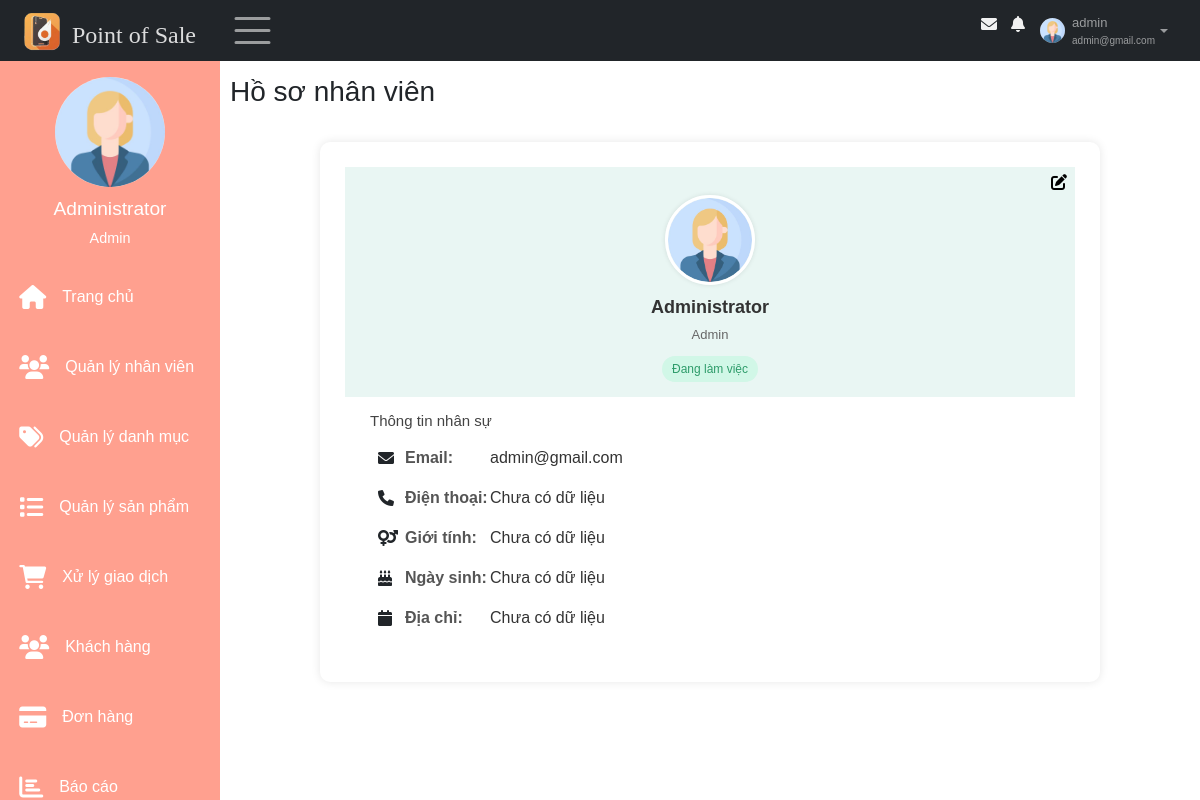
Before: /views/index.php?nav=hoso (signed in) with the older database file.
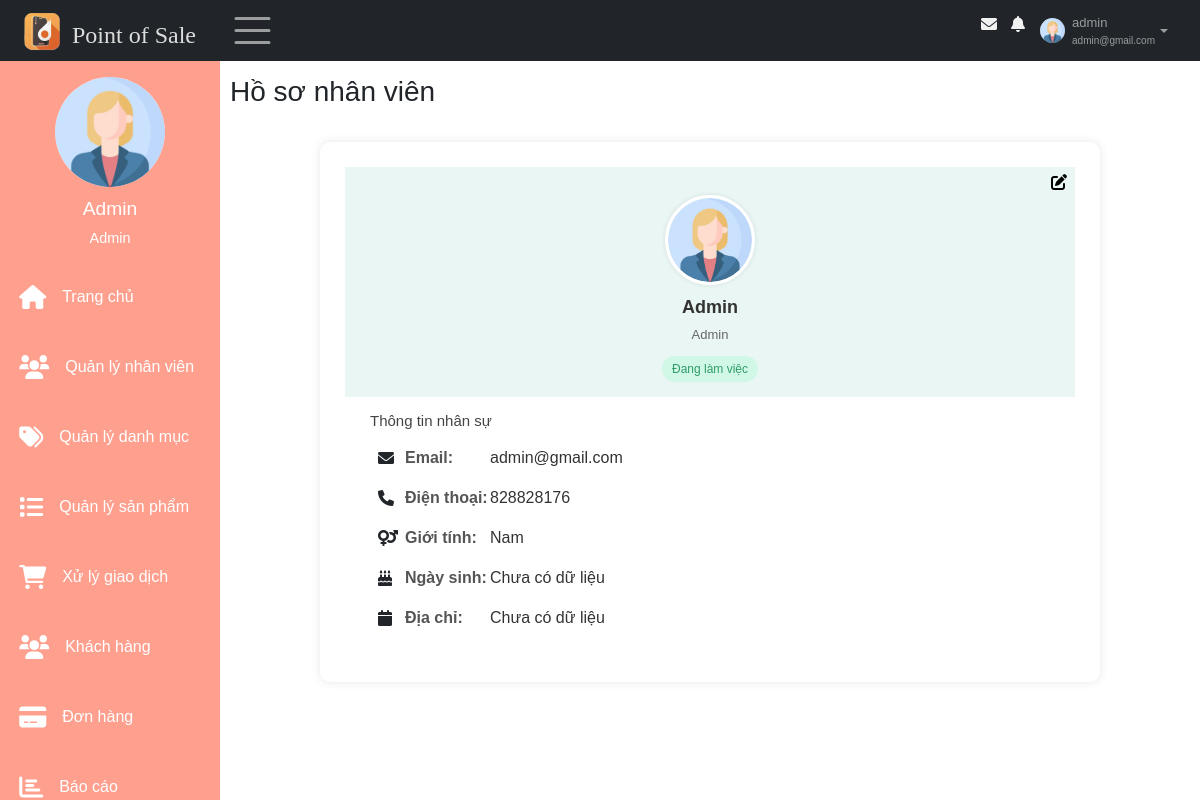
After: the same page with the newer database file.
### tables this page shows
CREATE TABLE `taikhoan` (
  `id` int(11) NOT NULL,
  `id_nhanvien` int(11) NOT NULL,
  `username` varchar(30) NOT NULL,
  `password` varchar(30) NOT NULL,
  `role` enum('Admin','Nhân viên') NOT NULL,
  `trangthai_hd` tinyint(1) NOT NULL,
  `activate_token` varchar(10) DEFAULT NULL,
  `expire_time` int(11) DEFAULT NULL,
  `pass_changed` tinyint(1) DEFAULT NULL,
  `trangthai_khoa` tinyint(1) NOT NULL DEFAULT 0
);

CREATE TABLE `nhanvien` (
  `id` int(11) NOT NULL,
  `hoten` varchar(50) NOT NULL,
  `email` varchar(100) NOT NULL,
  `gioitinh` enum('Nữ','Nam') DEFAULT NULL,
  `sdt` varchar(11) DEFAULT NULL,
  `ngaysinh` date DEFAULT NULL,
  `diachi` varchar(100) DEFAULT NULL,
  `img` varchar(50) DEFAULT NULL
);

### models/quanlyhoso/getProfileNV.php (called while the page is built, shortened)
<?php
    $conn = connectDB();
    if (isset($_GET["id_detail"])) {
        $id = $_GET["id_detail"];
    } else {
        $id = $_SESSION["id"];
    }
    if(empty($_SESSION["id"])) {
        header("Location: ../index.php");
        exit();
    }else{
        $sql = "SELECT nhanvien.*, taikhoan.trangthai_khoa, taikhoan.role FROM nhanvien, taikhoan WHERE nhanvien.id = taikhoan.id_nhanvien AND nhanvien.id =" . $id;
    }
    $result = $conn->query($sql);
    if ($result->num_rows > 0) {
        $row = $result->fetch_assoc();
        $profile_name =  $row["hoten"]??"";
        $profile_role = $row['role']??"";
        $profile_sdt = $row["sdt"]??"";
        $profile_email = $row["email"]??"";
        $profile_gender = $row["gioitinh"]??"";
        $profile_ngaysinh = $row["ngaysinh"]??"";
        $profile_diachi = $row["diachi"]??"";
        $profile_img = $row["img"]??"";
        $profile_trangthai = $row["trangthai_khoa"] == 0 ? 1 : 0;
    }
?>

### views/pages/main/content/hoso.php (the view)
<div class = "main-content " id="main">
    <main>
        <div class = "page-header">
            <div>
                <h3>Hồ sơ nhân viên </h3>
            </div>
        </div>
        <section class="profife-view">
            <div class="profile-container">
                <div class="profile-header">
                    <?php
                        if(isset($_GET['id_detail'])) {
                            ?>
                                <div class="right-actions">
                                    <a href="index.php?sidebar=quanlynhanvien"><i class="fa-solid fa-left-long" style="color: black;"></i></a>
                                </div>
                            <?php
                        } else {
                            ?>
                                <div class="right-actions">
                                    <a href="index.php?nav=hoso&query=sua"><i class='fa fa-edit'></i></a>
                                </div>
                            <?php
                        }
                    ?>
                    <div>
                        <img src="../models/quanlyhoso/imagesNV/<?=$profile_img?>" alt="Avatar" class="avatar">
                        <h2 class="name"><?=$profile_name?></h2>
                        <p class="position"><?=$profile_role?></p>
                        <?php
                            if($profile_trangthai == 1) {
                                ?><span class="status">Đang làm việc</span><?php
                            } else {
                                ?><span class="status" style="background-color:rgb(251, 189, 189); color:rgb(216, 86, 86);">Tài khoản đã bị khóa</span><?php
                            }
                        ?>
                    </div>
                </div>
                <div class="profile-info">
                <h3>Thông tin nhân sự</h3>
                <div class="info-item">
                    <i class="fa fa-envelope icon"></i>
                    <span class="label">Email:</span>
                    <span class="value"><?=$profile_email?></span>
                </div>
                <div class="info-item">
                    <i class="fa fa-phone icon"></i>
                    <span class="label">Điện thoại:</span>
                    <span class="value"><?= $profile_sdt ?: "Chưa có dữ liệu" ?></span>
                </div>
                <div class="info-item">
                    <i class="fa fa-venus-mars icon"></i>
                    <span class="label">Giới tính:</span>
                    <span class="value"><?=$profile_gender ?: "Chưa có dữ liệu" ?></span>
                </div>
                <div class="info-item">
                    <i class="fa fa-birthday-cake icon"></i>
                    <span class="label">Ngày sinh:</span>
                    <span class="value"><?= $profile_ngaysinh ?: "Chưa có dữ liệu" ?></span>
                </div>
                <div class="info-item">
                    <i class="fa fa-calendar icon"></i>
                    <span class="label">Địa chỉ:</span>
                    <span class="value"><?= $profile_diachi ?: "Chưa có dữ liệu" ?></span>
                </div>
                </div>
            </div>
        </section>
    </main>
</div>

### views/pages/nav.php (shortened to what the changed rows need)
<nav class="navbar navbar-expand-sm bg-dark navbar-dark fixed-top" id="nav">
    <div class="container-fluid">
        <div class="leftnav justify-content-start">
            <a class="logo navbar-brand" href="index.php" data-bs-toggle="tooltip"  title="Về trang chủ">
                <img src="../images/logo.ico" alt="Logo" style="width:40px;" >
                <h4>Point of Sale</h4>
            </a>
            <div class="openclose"><span class="navbar-toggler-icon" style="font-size:30px;cursor:pointer" onclick="open_closeNav() " class = "las la-bars"></span>  </div>
        </div>
        <div class="rightnav justify-content-end">
            <ul  class=" navbar-nav" >
                <li class="nav-item">
                    <a  href="#">
                    <span class = "fa fa-fw fa-envelope"></span>
                    </a></li>
                <li class="nav-item">
                    <a  href="#">
                    <span class = "fa fa-bell"></span>
                    </a></li>
                <li class="nav-item dropdown">
                        <a id="nav-user" class="nav-link dropdown-toggle" href="#" role="button" data-bs-toggle="dropdown">
                            <img id="nav-avatar" src = "../models/quanlyhoso/imagesNV/<?=$profile_img?>" height = "30px"  width = "30px" alt = "Avatar">
                            <div class="infor">
                                <p id ="user"><?= $_SESSION["username"]?></p>
                                <p id="email"><?= $_SESSION["email"]?></p>
                            </div>
                        </a>
                </li>
            </ul>
        </div>
    </div>
</nav>

### views/pages/main/sidebar.php (shortened to what the changed rows need)
<div class="sidebar"  id="mySidebar" >
    <div class="sidebar-user">
        <img src="../models/quanlyhoso/imagesNV/<?=$profile_img?>" height = "70px"  width = "70px" alt = "">
            <div>
                <h3><?=$profile_name?></h3>
                <span><?=$_SESSION['role']?></span>
        </div>
    </div>
    <div class="sidebar-menu">
        <ul >
            <li class="item">
                <a class="link" href="index.php">
                    <span class = "fa fa-home"></span>
                    <p class="item-sidebar">Trang chủ</p>
                </a>
            </li>
            <?php
                if ($_SESSION['role'] == 'Admin') {
                    ?>
                    <li class="item">
                        <a class="link" href="index.php?sidebar=quanlynhanvien">
                            <span class = "fa fa-users"></span>
                            <p class="item-sidebar">Quản lý nhân viên</p>
                        </a>
                    </li>
                <?php
            }?>
            <li class="item">
                <a class="link" href="index.php?sidebar=quanlydanhmuc">
                    <span class = "fa fa-tags"></span>
                    <p class="item-sidebar">Quản lý danh mục</p>
                </a>
            </li>
            <li class="item">
                <a class="link" href="index.php?sidebar=quanlysanpham">
                    <span class = "fa fa-list"></span>
                    <p class="item-sidebar">Quản lý sản phẩm</p>
                </a>
            </li>
            <li class="item">
                <a class="link" href="index.php?sidebar=giaodich">
                    <span class = "fa fa-shopping-cart"></span>
                    <p class="item-sidebar">Xử lý giao dịch</p>
                </a>
            </li>
            <li class="item">
                <a class="link" href="index.php?sidebar=khachhang">
                    <span class = "fa fa-users"></span>
                    <p class="item-sidebar">Khách hàng</p>
                </a>
            </li>
            <li class="item">
                <a class="link" href="index.php?sidebar=donhang">
                    <span class = "fa fa-credit-card"></span>
                    <p class="item-sidebar">Đơn hàng</p>
                </a>
            </li>
            <li class="item">
                <a class="link" href="index.php?sidebar=baocao">
                    <span class = "fa fa-bar-chart"></span>
                    <p class="item-sidebar">Báo cáo</p>
                </a>
            </li>
            <br>
        </ul>
    </div>
</div>

Changed rows visible on the page:
changed through a linked row, taikhoan "Admin": id_nhanvien.hoten "Administrator" → "Admin"; id_nhanvien.sdt "Chưa có dữ liệu" → "828828176"; id_nhanvien.gioitinh "Chưa có dữ liệu" → "Nam"
